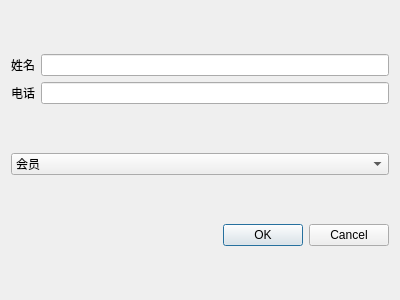
<?xml version="1.0" encoding="UTF-8"?>
<ui version="4.0">
 <class>Dialog</class>
 <widget class="QDialog" name="Dialog">
  <property name="geometry">
   <rect>
    <x>0</x>
    <y>0</y>
    <width>400</width>
    <height>300</height>
   </rect>
  </property>
  <property name="windowTitle">
   <string>Dialog</string>
  </property>
  <layout class="QGridLayout" name="gridLayout_2">
   <item row="0" column="0">
    <layout class="QGridLayout" name="gridLayout">
     <item row="0" column="1">
      <widget class="QLineEdit" name="lineEdit"/>
     </item>
     <item row="0" column="0">
      <widget class="QLabel" name="label">
       <property name="text">
        <string>姓名</string>
       </property>
      </widget>
     </item>
     <item row="1" column="0">
      <widget class="QLabel" name="label_2">
       <property name="text">
        <string>电话</string>
       </property>
      </widget>
     </item>
     <item row="1" column="1">
      <widget class="QLineEdit" name="lineEdit_2"/>
     </item>
    </layout>
   </item>
   <item row="1" column="0">
    <widget class="QComboBox" name="comboBox">
     <item>
      <property name="text">
       <string>会员</string>
      </property>
     </item>
     <item>
      <property name="text">
       <string>用户</string>
      </property>
     </item>
    </widget>
   </item>
   <item row="2" column="0">
    <widget class="QDialogButtonBox" name="buttonBox">
     <property name="orientation">
      <enum>Qt::Horizontal</enum>
     </property>
     <property name="standardButtons">
      <set>QDialogButtonBox::Cancel|QDialogButtonBox::Ok</set>
     </property>
    </widget>
   </item>
  </layout>
 </widget>
 <resources/>
 <connections>
  <connection>
   <sender>buttonBox</sender>
   <signal>accepted()</signal>
   <receiver>Dialog</receiver>
   <slot>accept()</slot>
   <hints>
    <hint type="sourcelabel">
     <x>248</x>
     <y>254</y>
    </hint>
    <hint type="destinationlabel">
     <x>157</x>
     <y>274</y>
    </hint>
   </hints>
  </connection>
  <connection>
   <sender>buttonBox</sender>
   <signal>rejected()</signal>
   <receiver>Dialog</receiver>
   <slot>reject()</slot>
   <hints>
    <hint type="sourcelabel">
     <x>316</x>
     <y>260</y>
    </hint>
    <hint type="destinationlabel">
     <x>286</x>
     <y>274</y>
    </hint>
   </hints>
  </connection>
 </connections>
</ui>
